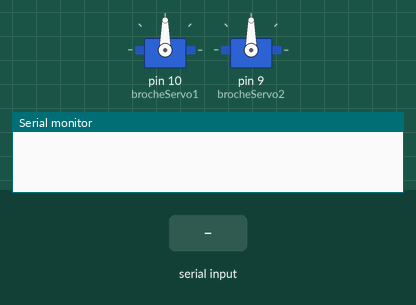
This sketch was run on a simulated Arduino Uno, built with avr-gcc and run on an emulated ATmega328P. Shown: 2 × servo, the last lines printed to the serial monitor. The test bench sets the inputs (shaded band).

Above: at 1.2 s.
1.3 s: "90,45\n" received over Serial
At 2.3 s:
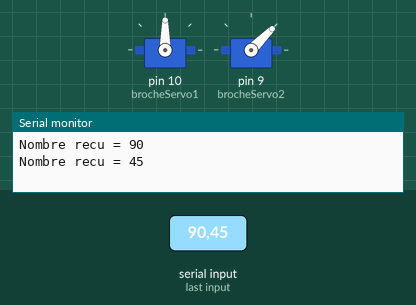
2.8 s: byte 44 (44) received over Serial
At 4.0 s:
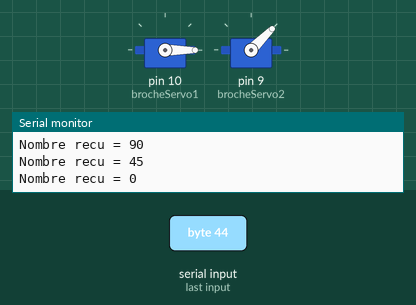
4.3 s: byte 10 (10) received over Serial
At 5.2 s:
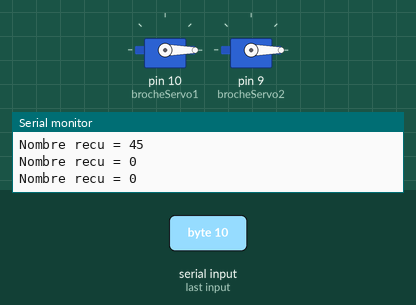
5.8 s: "30,150\n" received over Serial
At 7.0 s:
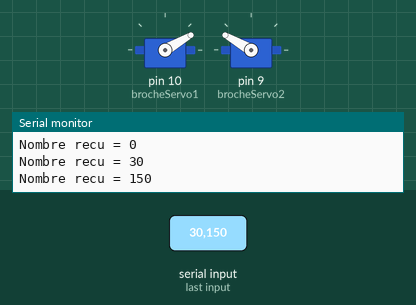
7.3 s: "44\n" received over Serial
At 7.6 s:
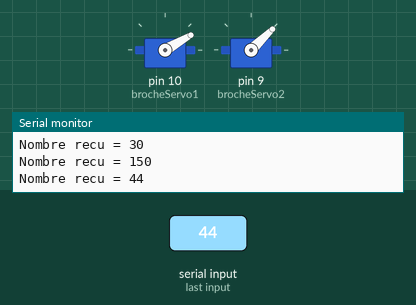
8.8 s: "200\n" received over Serial
At 10.0 s:
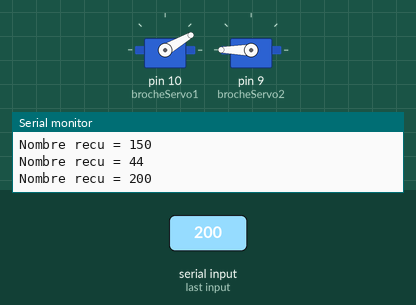
Timing chart, 0 to 11.3 s (numbered marks = the images above; inputs shaded):
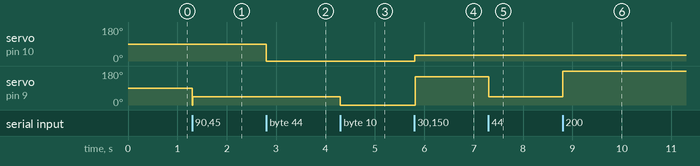

The sketch:

code_arduino.ino
```cpp
#include <Servo.h>

int octetReception=0; // Variable qui enregistre les octets entrants
long nombreReception=0; // Chaine de caractère reçu

const int posMin=500; // Position minimal des servomoteurs
const int posMax=2300; // Position maximal des servomoteurs

const int brocheServo1=10; // Servomoteur 1 connecté sur la broche 10
const int brocheServo2=9; // Servomoteur 2 connecté sur la broche 9

Servo servo1; // Declaration du servomoteur 1
Servo servo2; // Declaration du servomoteur 2

int angleServo1=0; // Declaration de l'angle du moteur 1
int angleServo2=0; // Declaration de l'angle du moteur 2

void setup() { // Initialisation du programme
  Serial.begin(115200); // Initialisation de la connexion par Serial
  servo1.attach(brocheServo1, posMin, posMax); // Initialisation du servomoteur 1
  servo2.attach(brocheServo2, posMin, posMax); // Initialisation du servomoteur 2
}

void loop() { // Boucle principale
  while (Serial.available()>0) { // Boucle permettant de recevoir les données du Serial octet par octet
    octetReception=Serial.read(); // Lecture de l'octet suivant
    if (octetReception==10 || octetReception==44) { // Si l'octet suivant est un retour à la ligne ou une virgule
      Serial.print ("Nombre recu = "); // Affichage du nombre reçu
      Serial.println (nombreReception);
      if (octetReception==44){ // Si une virgule est reçu
        angleServo1=nombreReception; // Le nombre reçu correspond au servomoteur 1
      }
      else{ // Sinon correspond au servomoteur 2
        angleServo2=nombreReception;
      }
      servo2.write(angleServo2); // Envoi des angles aux moteurs
      servo1.write(angleServo1);
      nombreReception=0; // Réinitialisation de la variable d'enregistrement
      delay(10);
      break;
    }
    else { // Sinon l'octet correspond à un chiffre
      octetReception=octetReception-48; // Transformer pour obtenir le chiffre de 0 à 9
      if ((octetReception>=0)&&(octetReception<=9)) // Vérification pour éviter les erreurs
      nombreReception = (nombreReception*10)+octetReception; // Enregistrement de l'octet dans la variable nombreReception
      else Serial.println("La chaine n'est pas un nombre valide !"); // Afficher en cas d'erreur.
      delay(1);
    }
  }
}
```

Measured:
- after the input at 1.3 s, servo on pin 9 (brocheServo2): 90° → 45° at once
- after the input at 2.8 s, servo on pin 10 (brocheServo1): 90° → 0° at once
- after the input at 4.3 s, servo on pin 9 (brocheServo2): 45° → 0° at once
- after the input at 5.8 s, servo on pin 10 (brocheServo1): 0° → 30° at once; servo on pin 9 (brocheServo2): 0° → 150° at once
- after the input at 7.3 s, servo on pin 9 (brocheServo2): 150° → 44° at once
- after the input at 8.8 s, servo on pin 9 (brocheServo2): 44° → 180° at once
